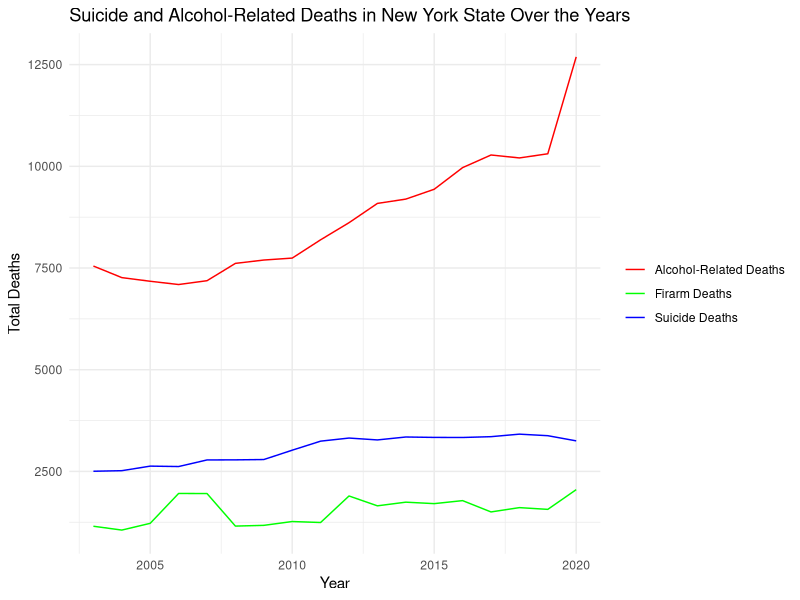

This figure's R source:
## ---- chunk 1
library(ggplot2)
library(dplyr)

death_data <- read.csv("Death_data_NY.csv")
death_data <- death_data %>% 
  filter(Age.Group != "Unknown")

# Group data by year and summarize
annual_summary <- death_data %>%
  group_by(Year) %>%
  summarise(Suicide_Total = sum(Suicide.Deaths, na.rm = TRUE),
            Alcohol_Related_Total = sum(Alcohol.Related.Deaths, na.rm = TRUE),
            Firarm_Total = sum(Firearm.Deaths, na.rm = TRUE))

# Plotting both Suicide and Alcohol-Related Deaths Over Years
ggplot() +
  geom_line(data = annual_summary, aes(x = Year, y = Suicide_Total, color = "Suicide Deaths")) +
  geom_line(data = annual_summary, aes(x = Year, y = Alcohol_Related_Total, color = "Alcohol-Related Deaths")) +
  geom_line(data = annual_summary, aes(x = Year, y = Firarm_Total, color = "Firarm Deaths")) +
  labs(title = "Suicide and Alcohol-Related Deaths in New York State Over the Years",
       x = "Year",
       y = "Total Deaths") +
  scale_color_manual(values = c("Suicide Deaths" = "blue", "Alcohol-Related Deaths" = "red", "Firarm Deaths" = "green")) +
  theme_minimal() +
  theme(legend.title = element_blank())
